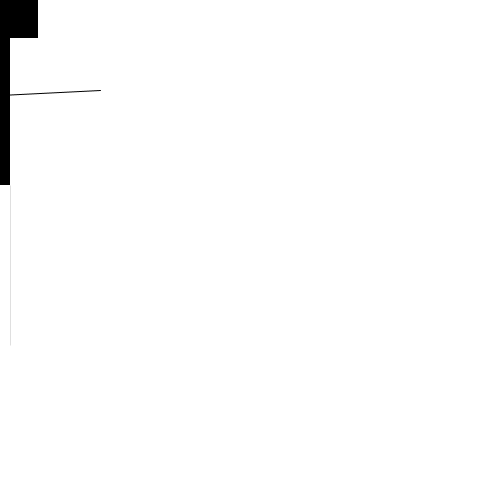
Frame 1 (no input)
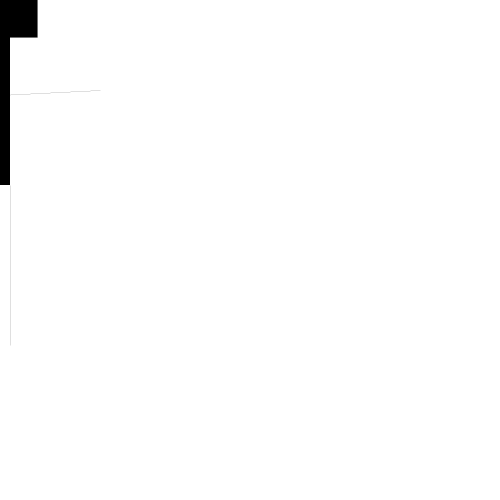
Frame 60 (the mouse pressed at the canvas centre just before this capture)
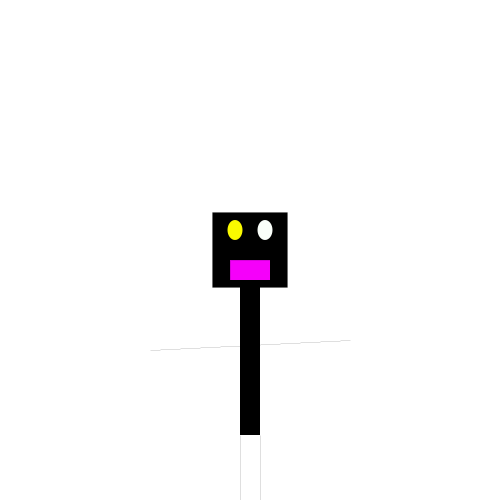
Frame 120 (the mouse held since frame 60 and released just before this capture)

The Processing sketch that drew these frames (run headless with seeded random() and noise(); from frame 60 on, the mouse is pressed at the canvas centre):

// Processing sketch: processing_29796
// ── processing_29796.pde

void setup() {
  //set the size of the window

  size(500, 500);
  smooth();
  frameRate(30);
}

void draw() {
background(255);
  rectMode(CENTER);
  ellipseMode(CENTER);
  
  //Head
    fill(0);
  rect(mouseX, mouseY, 75, 75);
  
  fill(mouseY,0,mouseX+mouseY,mouseX);
  rect(mouseX, mouseY+20, 40, 20);

  //Eyes
  noStroke();
  fill(mouseX, mouseY, 0);
  ellipse(mouseX-15, mouseY-20, 15, 20);
  noStroke();
  fill(mouseX, mouseX*mouseY, mouseY);
  ellipse(mouseX+15,mouseY-20, 15, 20);

  //Body

  fill(0);
  rect(mouseX, mouseY+110, 20, 150);

  //Arms
  stroke(0);
  line(mouseX+100, mouseY+90, pmouseX-100, pmouseY+100);

  //Legs
  strokeWeight(abs(mouseX-pmouseX));
 
  line(mouseX-10, mouseY+185, pmouseX-10, pmouseY+345);
  line(mouseX+10, mouseY+185, pmouseX+10, pmouseY+345);

  //Feet
 // rect(mouseX-80, mouseY+345, 20, 10);
  //rect(mouseX+80, mouseY+345, 20, 10);
}

  //Print Output text
  
  void mousePressed(){
  println("ALL YOUR BASE ARE BELONG TO US!");
}
